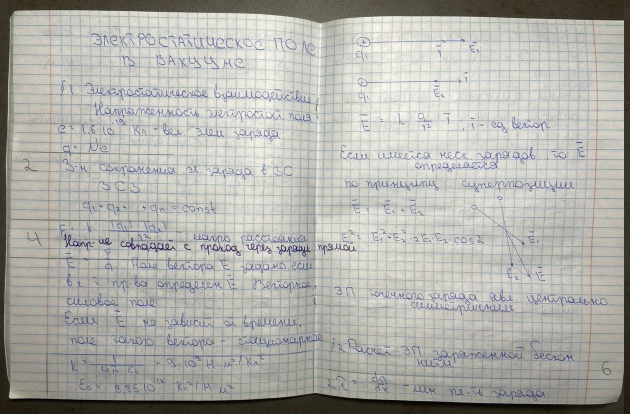
#> input picture notes_images_2/photo_1.jpg, 1259 x 827 px, given as the content of the folder notes_images_2_src, which was not available (shown at 1/2 size)
$ python rotate_images.py
#> lines starting #> are read from the running program, lines starting #| are printed output that depends on the picture; after the words box and inside, x2 and y2 are one past the last pixel; in counts of white or black regions, pixels touching at a corner belong together; pictures that were not available may be replaced by others from this repository, and a replacement may not be noted
#> in process_images, img is the input picture: shape (827, 1259, 3); mean B, G, R 170.8, 175.9, 176.2
import os
import re
import cv2
import numpy as np
import pytesseract


# ====================================================================
# ВНИМАНИЕ ДЛЯ ПОЛЬЗОВАТЕЛЕЙ WINDOWS!
# Раскомментируйте строку ниже и укажите правильный путь к tesseract.exe,
# если он установлен не по стандартному пути.
#
# pytesseract.pytesseract.tesseract_cmd = r'C:\Program Files\Tesseract-OCR\tesseract.exe'
# ====================================================================

def smart_crop(img):
    """Обрезает темный фон, оставляя тетрадь"""
    gray = cv2.cvtColor(img, cv2.COLOR_BGR2GRAY)
    blur = cv2.GaussianBlur(gray, (11, 11), 0)
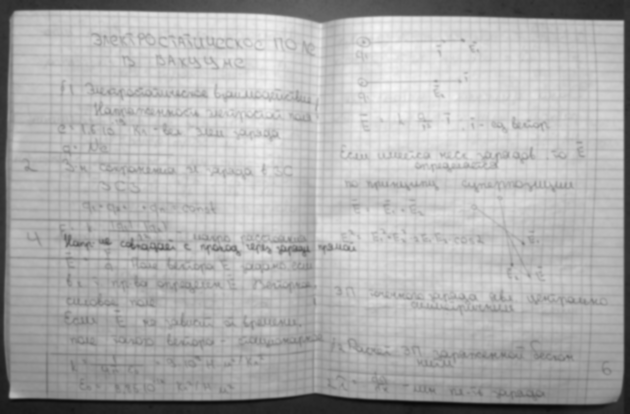
#> blur: shape (827, 1259) (shown at 1/2 size); min 9, max 247, mean 175.5
    _, thresh = cv2.threshold(blur, 0, 255, cv2.THRESH_BINARY + cv2.THRESH_OTSU)
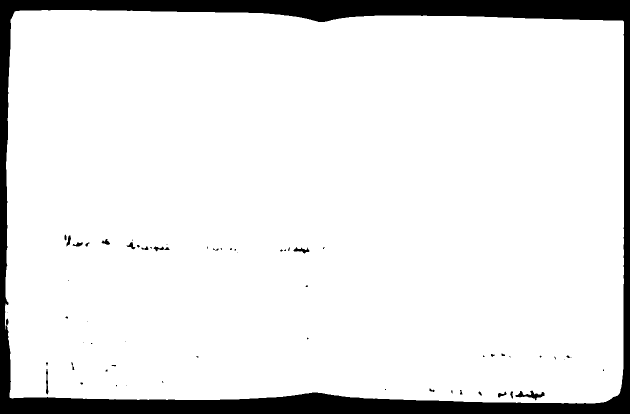
#> thresh: shape (827, 1259) (shown at 1/2 size); 90.7% white; 62 black regions (39 under 20 px)
    contours, _ = cv2.findContours(thresh, cv2.RETR_EXTERNAL, cv2.CHAIN_APPROX_SIMPLE)
#> contours = 1 contour; box (x1, y1, x2, y2) and area: (10, 20, 1248, 807) 944998

    if contours:
        largest_contour = max(contours, key=cv2.contourArea)
#> largest_contour = contour of 474 points, box (x1, y1, x2, y2) (10, 20, 1248, 807), area 944998
        x, y, w, h = cv2.boundingRect(largest_contour)
#> x = 10; y = 20; w = 1238; h = 787

        margin = 20
        x1 = max(0, x - margin)
#> x1 = 0
        y1 = max(0, y - margin)
#> y1 = 0
        x2 = min(img.shape[1], x + w + margin)
#> x2 = 1259
        y2 = min(img.shape[0], y + h + margin)
#> y2 = 827

        return img[y1:y2, x1:x2]
    return img


# [45 lines left out: function manual_rotate, not called in this run]


def smart_rotate(img):
    """Пытается автоматически определить ориентацию текста"""
    rgb_img = cv2.cvtColor(img, cv2.COLOR_BGR2RGB)

    try:
        osd_data = pytesseract.image_to_osd(rgb_img, config='--psm 0', output_type=pytesseract.Output.DICT)
        rotate_angle = osd_data['rotate']

        if rotate_angle == 90:
            img = cv2.rotate(img, cv2.ROTATE_90_CLOCKWISE)
        elif rotate_angle == 180:
            img = cv2.rotate(img, cv2.ROTATE_180)
        elif rotate_angle == 270:
            img = cv2.rotate(img, cv2.ROTATE_90_COUNTERCLOCKWISE)

        return img, rotate_angle, True

    except Exception:
        # Возвращаем False третьим параметром, чтобы запустить ручной режим
        return img, 0, False


def process_images(input_folder, output_folder):
    if not os.path.exists(output_folder):
        os.makedirs(output_folder)
        print(f"Создана папка: {output_folder}")

    filename_pattern = re.compile(r"^(photo_\d+).*?(\.[a-zA-Z]+)$")

    for filename in os.listdir(input_folder):
        if not filename.lower().endswith(('.png', '.jpg', '.jpeg')):
            continue

        match = filename_pattern.match(filename)
        new_filename = (match.group(1) + match.group(2)) if match else filename

        input_path = os.path.join(input_folder, filename)
        output_path = os.path.join(output_folder, new_filename)

        print(f"Обработка: {new_filename}...", end=" ", flush=True)

        # 1. Читаем изображение
        img = cv2.imread(input_path)
        if img is None:
            print(" Ошибка чтения файла.")
            continue

        # 2. Обрезаем фон
        cropped_img = smart_crop(img)

        # 3. Умный поворот
        final_img, angle, success = smart_rotate(cropped_img)

        # Если автоматика не справилась, спрашиваем пользователя
        if not success:
            final_img, angle = manual_rotate(cropped_img, new_filename)

        if angle != 0:
            print(f"повернуто на {angle}°...", end=" ", flush=True)

        # 4. Сохраняем
        cv2.imwrite(output_path, final_img)
        print("Готово!")


if __name__ == "__main__":
    INPUT_DIR = ("notes_images_2_src")
    OUTPUT_DIR = "notes_images_2"

    print("Запуск обработки. Скрипт будет работать автоматически, но при необходимости спросит вас.")
    process_images(INPUT_DIR, OUTPUT_DIR)
#> (the call stopped at in smart_rotate, `osd_data = pytesseract.image_to_osd(rgb_img, config='--psm 0', output_..`: pytesseract is not available in this run)
    print("\nВся обработка завершена!")

$ run again, on notes_images_2/photo_15.jpg
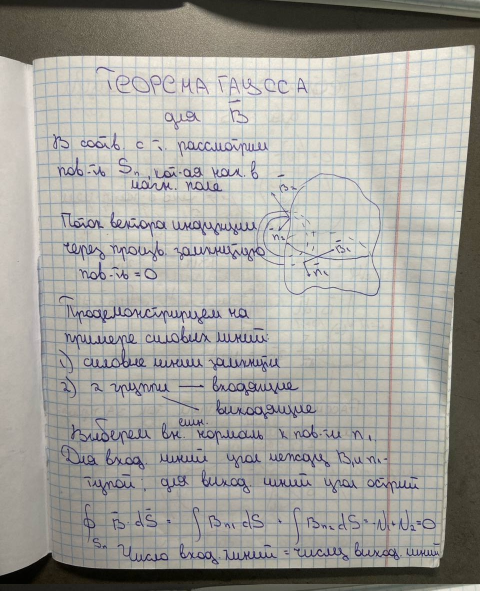
#> input picture notes_images_2/photo_15.jpg, 960 x 1181 px, given as the content of the folder notes_images_2_src, which was not available (shown at 1/2 size)
#> in process_images, img is the input picture: shape (1181, 960, 3); mean B, G, R 155.9, 161.2, 162.8
#> in smart_crop, `_, thresh = cv2.threshold(blur, 0, 255, cv2.THRESH_BINARY + cv2.THRESH..`:
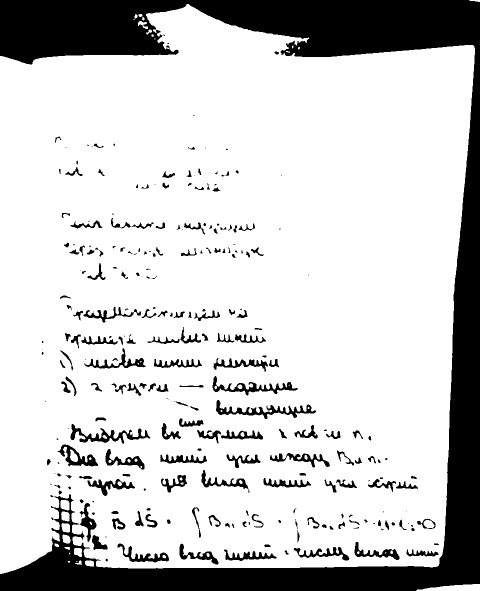
#> thresh: shape (1181, 960) (shown at 1/2 size); 80% white; 261 black regions (74 under 20 px)
#> contours = 26 contours, 10 with area under 20; largest, box (x1, y1, x2, y2) and area: (0, 8, 950, 1148) 945296, (833, 1168, 960, 1181) 952, (121, 1000, 139, 1021) 295, (122, 1023, 139, 1043) 251, (123, 1046, 140, 1065) 242
#> largest_contour = contour of 1036 points, box (x1, y1, x2, y2) (0, 8, 950, 1148), area 945296
#> x = 0; y = 8; w = 950; h = 1140
#> x1 = 0
#> x2 = 960
#> y2 = 1168
#> in smart_crop, `return img[y1:y2, x1:x2]`:
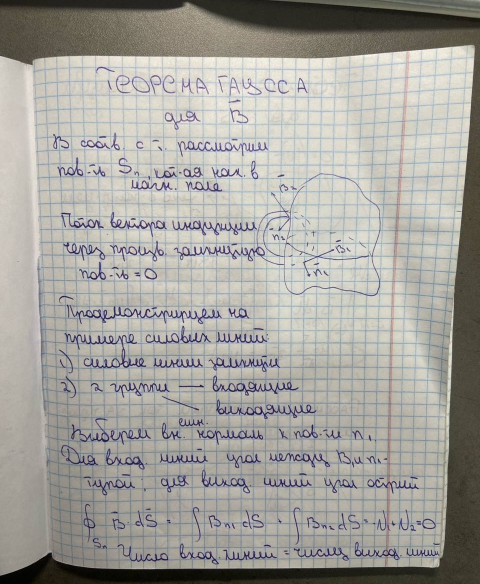
#> returned value: shape (1168, 960, 3) (shown at 1/2 size); mean of channels 0, 1, 2 156.9, 162.1, 163.8; drawn as B, G, R
